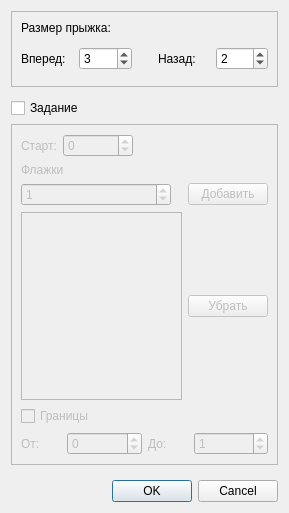
<ui version="4.0" >
 <class>Dialog</class>
 <widget class="QDialog" name="Dialog" >
  <property name="geometry" >
   <rect>
    <x>0</x>
    <y>0</y>
    <width>289</width>
    <height>513</height>
   </rect>
  </property>
  <property name="minimumSize" >
   <size>
    <width>0</width>
    <height>0</height>
   </size>
  </property>
  <property name="maximumSize" >
   <size>
    <width>600</width>
    <height>600</height>
   </size>
  </property>
  <property name="windowTitle" >
   <string>Задание</string>
  </property>
  <layout class="QVBoxLayout" name="verticalLayout_5" >
   <item>
    <widget class="QFrame" name="frame" >
     <property name="sizePolicy" >
      <sizepolicy vsizetype="Expanding" hsizetype="Expanding" >
       <horstretch>0</horstretch>
       <verstretch>0</verstretch>
      </sizepolicy>
     </property>
     <property name="minimumSize" >
      <size>
       <width>0</width>
       <height>0</height>
      </size>
     </property>
     <property name="maximumSize" >
      <size>
       <width>16777215</width>
       <height>80</height>
      </size>
     </property>
     <property name="frameShape" >
      <enum>QFrame::StyledPanel</enum>
     </property>
     <property name="frameShadow" >
      <enum>QFrame::Raised</enum>
     </property>
     <layout class="QVBoxLayout" name="verticalLayout" >
      <item>
       <widget class="QLabel" name="label_5" >
        <property name="text" >
         <string>Размер прыжка:</string>
        </property>
       </widget>
      </item>
      <item>
       <layout class="QHBoxLayout" name="horizontalLayout" >
        <item>
         <widget class="QLabel" name="label" >
          <property name="text" >
           <string>Вперед:</string>
          </property>
         </widget>
        </item>
        <item>
         <widget class="QSpinBox" name="BaseA" >
          <property name="minimumSize" >
           <size>
            <width>50</width>
            <height>20</height>
           </size>
          </property>
          <property name="maximum" >
           <number>999</number>
          </property>
          <property name="value" >
           <number>3</number>
          </property>
         </widget>
        </item>
        <item>
         <spacer name="verticalSpacer_2" >
          <property name="orientation" >
           <enum>Qt::Vertical</enum>
          </property>
          <property name="sizeHint" stdset="0" >
           <size>
            <width>20</width>
            <height>40</height>
           </size>
          </property>
         </spacer>
        </item>
        <item>
         <widget class="QLabel" name="label_2" >
          <property name="text" >
           <string>Назад:</string>
          </property>
         </widget>
        </item>
        <item>
         <widget class="QSpinBox" name="BaseB" >
          <property name="maximum" >
           <number>999</number>
          </property>
          <property name="value" >
           <number>2</number>
          </property>
         </widget>
        </item>
       </layout>
      </item>
     </layout>
    </widget>
   </item>
   <item>
    <spacer name="verticalSpacer_3" >
     <property name="orientation" >
      <enum>Qt::Vertical</enum>
     </property>
     <property name="sizeType" >
      <enum>QSizePolicy::Fixed</enum>
     </property>
     <property name="sizeHint" stdset="0" >
      <size>
       <width>5</width>
       <height>5</height>
      </size>
     </property>
    </spacer>
   </item>
   <item>
    <widget class="QCheckBox" name="taskNeeded" >
     <property name="text" >
      <string>Задание</string>
     </property>
     <property name="checked" >
      <bool>false</bool>
     </property>
    </widget>
   </item>
   <item>
    <widget class="QFrame" name="frame_3" >
     <property name="enabled" >
      <bool>false</bool>
     </property>
     <property name="minimumSize" >
      <size>
       <width>0</width>
       <height>300</height>
      </size>
     </property>
     <property name="frameShape" >
      <enum>QFrame::StyledPanel</enum>
     </property>
     <property name="frameShadow" >
      <enum>QFrame::Raised</enum>
     </property>
     <layout class="QGridLayout" name="gridLayout" >
      <item row="0" column="0" >
       <layout class="QVBoxLayout" name="verticalLayout_2" >
        <item>
         <layout class="QHBoxLayout" name="horizontalLayout_5" >
          <item>
           <widget class="QLabel" name="label_4" >
            <property name="text" >
             <string>Старт:</string>
            </property>
           </widget>
          </item>
          <item>
           <widget class="QSpinBox" name="StartPos" >
            <property name="minimumSize" >
             <size>
              <width>70</width>
              <height>0</height>
             </size>
            </property>
            <property name="minimum" >
             <number>-999</number>
            </property>
            <property name="maximum" >
             <number>999</number>
            </property>
           </widget>
          </item>
          <item>
           <spacer name="horizontalSpacer_3" >
            <property name="orientation" >
             <enum>Qt::Horizontal</enum>
            </property>
            <property name="sizeHint" stdset="0" >
             <size>
              <width>40</width>
              <height>20</height>
             </size>
            </property>
           </spacer>
          </item>
         </layout>
        </item>
        <item>
         <widget class="QLabel" name="label_3" >
          <property name="text" >
           <string>Флажки</string>
          </property>
         </widget>
        </item>
        <item>
         <layout class="QHBoxLayout" name="horizontalLayout_2" >
          <item>
           <widget class="QSpinBox" name="NeedA" >
            <property name="enabled" >
             <bool>true</bool>
            </property>
            <property name="minimumSize" >
             <size>
              <width>150</width>
              <height>0</height>
             </size>
            </property>
            <property name="frame" >
             <bool>true</bool>
            </property>
            <property name="minimum" >
             <number>-999</number>
            </property>
            <property name="maximum" >
             <number>999</number>
            </property>
            <property name="value" >
             <number>1</number>
            </property>
           </widget>
          </item>
          <item>
           <spacer name="horizontalSpacer_2" >
            <property name="orientation" >
             <enum>Qt::Horizontal</enum>
            </property>
            <property name="sizeHint" stdset="0" >
             <size>
              <width>0</width>
              <height>0</height>
             </size>
            </property>
           </spacer>
          </item>
          <item>
           <widget class="QPushButton" name="pushButton" >
            <property name="text" >
             <string>Добавить</string>
            </property>
           </widget>
          </item>
         </layout>
        </item>
        <item>
         <layout class="QHBoxLayout" name="horizontalLayout_3" >
          <item>
           <widget class="QListWidget" name="listWidget" />
          </item>
          <item>
           <spacer name="horizontalSpacer" >
            <property name="orientation" >
             <enum>Qt::Horizontal</enum>
            </property>
            <property name="sizeHint" stdset="0" >
             <size>
              <width>40</width>
              <height>20</height>
             </size>
            </property>
           </spacer>
          </item>
          <item>
           <widget class="QPushButton" name="pushButton_2" >
            <property name="enabled" >
             <bool>false</bool>
            </property>
            <property name="text" >
             <string>Убрать</string>
            </property>
           </widget>
          </item>
         </layout>
        </item>
        <item>
         <widget class="QCheckBox" name="Borders" >
          <property name="text" >
           <string>Границы</string>
          </property>
         </widget>
        </item>
        <item>
         <layout class="QHBoxLayout" name="horizontalLayout_4" >
          <item>
           <widget class="QLabel" name="label_6" >
            <property name="maximumSize" >
             <size>
              <width>40</width>
              <height>30</height>
             </size>
            </property>
            <property name="text" >
             <string>От:</string>
            </property>
           </widget>
          </item>
          <item>
           <widget class="QSpinBox" name="spinBox" >
            <property name="enabled" >
             <bool>false</bool>
            </property>
            <property name="minimum" >
             <number>-999</number>
            </property>
            <property name="maximum" >
             <number>999</number>
            </property>
           </widget>
          </item>
          <item>
           <widget class="QLabel" name="label_7" >
            <property name="maximumSize" >
             <size>
              <width>40</width>
              <height>16777215</height>
             </size>
            </property>
            <property name="text" >
             <string>До:</string>
            </property>
           </widget>
          </item>
          <item>
           <widget class="QSpinBox" name="spinBox_2" >
            <property name="enabled" >
             <bool>false</bool>
            </property>
            <property name="minimum" >
             <number>-998</number>
            </property>
            <property name="maximum" >
             <number>999</number>
            </property>
            <property name="value" >
             <number>1</number>
            </property>
           </widget>
          </item>
         </layout>
        </item>
       </layout>
      </item>
     </layout>
    </widget>
   </item>
   <item>
    <spacer name="verticalSpacer" >
     <property name="orientation" >
      <enum>Qt::Vertical</enum>
     </property>
     <property name="sizeType" >
      <enum>QSizePolicy::Fixed</enum>
     </property>
     <property name="sizeHint" stdset="0" >
      <size>
       <width>9</width>
       <height>9</height>
      </size>
     </property>
    </spacer>
   </item>
   <item>
    <widget class="QDialogButtonBox" name="buttonBox" >
     <property name="orientation" >
      <enum>Qt::Horizontal</enum>
     </property>
     <property name="standardButtons" >
      <set>QDialogButtonBox::Cancel|QDialogButtonBox::Ok</set>
     </property>
    </widget>
   </item>
  </layout>
  <zorder>frame</zorder>
  <zorder>buttonBox</zorder>
  <zorder>frame_3</zorder>
  <zorder>taskNeeded</zorder>
 </widget>
 <resources/>
 <connections>
  <connection>
   <sender>buttonBox</sender>
   <signal>accepted()</signal>
   <receiver>Dialog</receiver>
   <slot>accept()</slot>
   <hints>
    <hint type="sourcelabel" >
     <x>248</x>
     <y>254</y>
    </hint>
    <hint type="destinationlabel" >
     <x>157</x>
     <y>274</y>
    </hint>
   </hints>
  </connection>
  <connection>
   <sender>buttonBox</sender>
   <signal>rejected()</signal>
   <receiver>Dialog</receiver>
   <slot>reject()</slot>
   <hints>
    <hint type="sourcelabel" >
     <x>316</x>
     <y>260</y>
    </hint>
    <hint type="destinationlabel" >
     <x>286</x>
     <y>274</y>
    </hint>
   </hints>
  </connection>
  <connection>
   <sender>taskNeeded</sender>
   <signal>clicked(bool)</signal>
   <receiver>frame_3</receiver>
   <slot>setEnabled(bool)</slot>
   <hints>
    <hint type="sourcelabel" >
     <x>117</x>
     <y>130</y>
    </hint>
    <hint type="destinationlabel" >
     <x>117</x>
     <y>255</y>
    </hint>
   </hints>
  </connection>
  <connection>
   <sender>Borders</sender>
   <signal>clicked(bool)</signal>
   <receiver>spinBox</receiver>
   <slot>setEnabled(bool)</slot>
   <hints>
    <hint type="sourcelabel" >
     <x>117</x>
     <y>387</y>
    </hint>
    <hint type="destinationlabel" >
     <x>68</x>
     <y>422</y>
    </hint>
   </hints>
  </connection>
  <connection>
   <sender>Borders</sender>
   <signal>clicked(bool)</signal>
   <receiver>spinBox_2</receiver>
   <slot>setEnabled(bool)</slot>
   <hints>
    <hint type="sourcelabel" >
     <x>117</x>
     <y>387</y>
    </hint>
    <hint type="destinationlabel" >
     <x>167</x>
     <y>422</y>
    </hint>
   </hints>
  </connection>
 </connections>
</ui>
